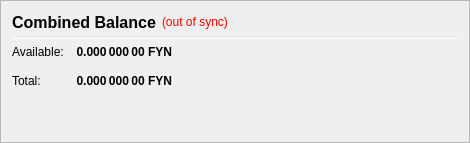
                   <widget class="QFrame" name="frame_CombinedBalances">
                    <property name="minimumSize">
                     <size>
                      <width>470</width>
                      <height>0</height>
                     </size>
                    </property>
                    <property name="frameShape">
                     <enum>QFrame::StyledPanel</enum>
                    </property>
                    <property name="frameShadow">
                     <enum>QFrame::Raised</enum>
                    </property>
                    <layout class="QVBoxLayout" name="verticalLayout_5">
                     <item>
                      <layout class="QHBoxLayout" name="horizontalLayout_5" stretch="0">
                       <item>
                        <widget class="QLabel" name="label_5z">
                         <property name="minimumSize">
                          <size>
                           <width>0</width>
                           <height>20</height>
                          </size>
                         </property>
                         <property name="font">
                          <font>
                           <pointsize>12</pointsize>
                           <weight>75</weight>
                           <bold>true</bold>
                          </font>
                         </property>
                         <property name="toolTip">
                          <string>Combined Balance (including unconfirmed and immature coins)</string>
                         </property>
                         <property name="text">
                          <string>Combined Balance</string>
                         </property>
                        </widget>
                       </item>
                       <item>
                        <widget class="QLabel" name="labelWalletStatus">
                         <property name="cursor">
                          <cursorShape>WhatsThisCursor</cursorShape>
                         </property>
                         <property name="toolTip">
                          <string>The displayed information may be out of date. Your wallet automatically synchronizes with the FYN network after a connection is established, but this process has not completed yet.</string>
                         </property>
                         <property name="styleSheet">
                          <string notr="true">QLabel { color: red; }</string>
                         </property>
                         <property name="text">
                          <string notr="true">(out of sync)</string>
                         </property>
                         <property name="alignment">
                          <set>Qt::AlignLeading|Qt::AlignLeft|Qt::AlignVCenter</set>
                         </property>
                        </widget>
                       </item>
                       <item>
                        <spacer name="horizontalSpacer_1">
                         <property name="orientation">
                          <enum>Qt::Horizontal</enum>
                         </property>
                         <property name="sizeHint" stdset="0">
                          <size>
                           <width>40</width>
                           <height>20</height>
                          </size>
                         </property>
                        </spacer>
                       </item>
                      </layout>
                     </item>
                     <item>
                      <widget class="Line" name="line_CombinedBalance">
                       <property name="minimumSize">
                        <size>
                         <width>0</width>
                         <height>1</height>
                        </size>
                       </property>
                       <property name="maximumSize">
                        <size>
                         <width>16777215</width>
                         <height>1</height>
                        </size>
                       </property>
                       <property name="orientation">
                        <enum>Qt::Horizontal</enum>
                       </property>
                      </widget>
                     </item>
                     <item>
                      <layout class="QGridLayout" name="gridLayout_3">
                       <property name="spacing">
                        <number>12</number>
                       </property>
                       <item row="1" column="0">
                        <widget class="QLabel" name="labelBalanceTextz">
                         <property name="text">
                          <string>Available:</string>
                         </property>
                        </widget>
                       </item>
                       <item row="1" column="1">
                        <widget class="QLabel" name="labelBalancez">
                         <property name="font">
                          <font>
                           <weight>75</weight>
                           <bold>true</bold>
                          </font>
                         </property>
                         <property name="cursor">
                          <cursorShape>IBeamCursor</cursorShape>
                         </property>
                         <property name="toolTip">
                          <string>Your current spendable balance</string>
                         </property>
                         <property name="text">
                          <string notr="true">0.000 000 00 FYN</string>
                         </property>
                         <property name="alignment">
                          <set>Qt::AlignRight|Qt::AlignTrailing|Qt::AlignVCenter</set>
                         </property>
                         <property name="textInteractionFlags">
                          <set>Qt::LinksAccessibleByMouse|Qt::TextSelectableByKeyboard|Qt::TextSelectableByMouse</set>
                         </property>
                        </widget>
                       </item>
                       <item row="2" column="0">
                        <widget class="QLabel" name="labelTotalTextz">
                         <property name="text">
                          <string>Total:</string>
                         </property>
                        </widget>
                       </item>
                       <item row="2" column="1">
                        <widget class="QLabel" name="labelTotalz">
                         <property name="font">
                          <font>
                           <weight>75</weight>
                           <bold>true</bold>
                          </font>
                         </property>
                         <property name="cursor">
                          <cursorShape>IBeamCursor</cursorShape>
                         </property>
                         <property name="toolTip">
                          <string>Total Balance, including all unavailable coins.</string>
                         </property>
                         <property name="text">
                          <string notr="true">0.000 000 00 FYN</string>
                         </property>
                         <property name="alignment">
                          <set>Qt::AlignRight|Qt::AlignTrailing|Qt::AlignVCenter</set>
                         </property>
                         <property name="textInteractionFlags">
                          <set>Qt::LinksAccessibleByMouse|Qt::TextSelectableByKeyboard|Qt::TextSelectableByMouse</set>
                         </property>
                        </widget>
                       </item>
                       <item row="2" column="3">
                        <spacer name="horizontalSpacer_2">
                         <property name="orientation">
                          <enum>Qt::Horizontal</enum>
                         </property>
                         <property name="sizeHint" stdset="0">
                          <size>
                           <width>40</width>
                           <height>20</height>
                          </size>
                         </property>
                        </spacer>
                       </item>
                      </layout>
                     </item>
                     <item>
                      <spacer name="verticalSpacer_1">
                       <property name="orientation">
                        <enum>Qt::Vertical</enum>
                       </property>
                       <property name="sizeHint" stdset="0">
                        <size>
                         <width>20</width>
                         <height>40</height>
                        </size>
                       </property>
                      </spacer>
                     </item>
                    </layout>
                   </widget>
